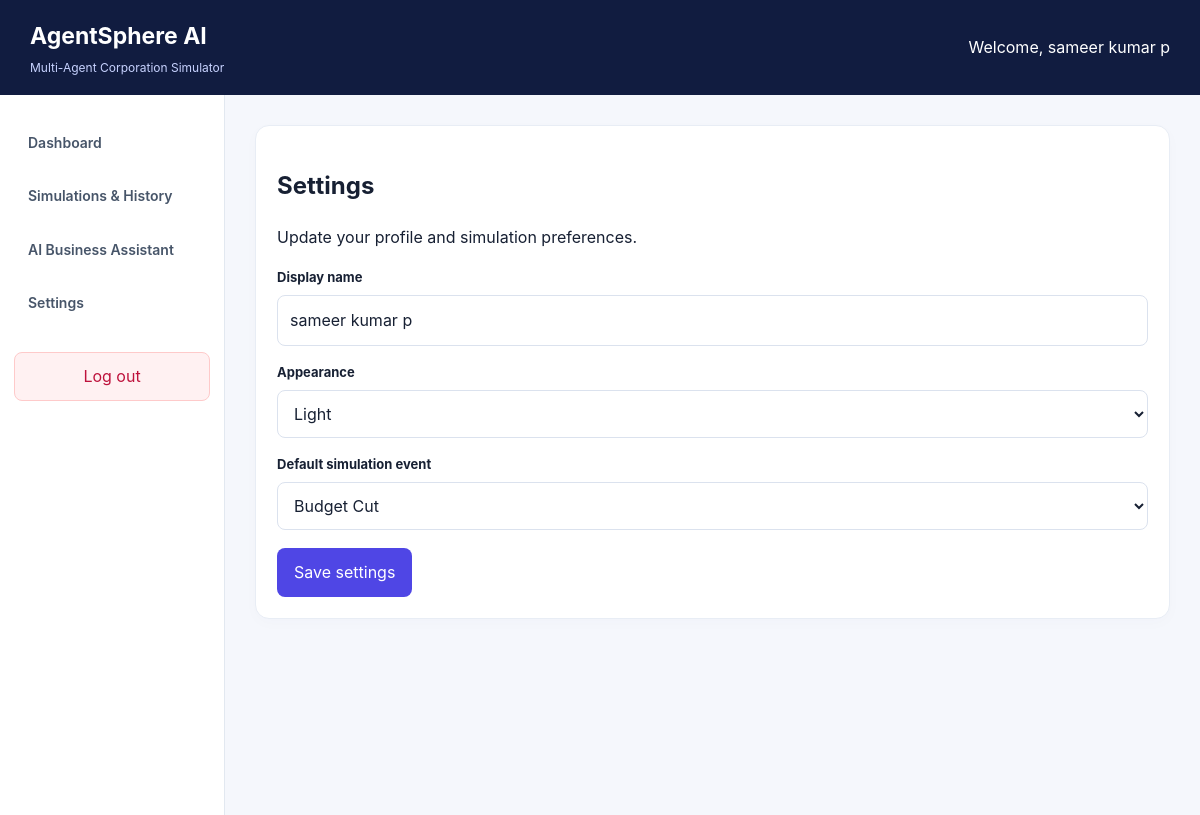
The app's page /settings (signed in) with its own data.
### tables this page shows
CREATE TABLE users (
                id INTEGER PRIMARY KEY AUTOINCREMENT,
                email TEXT NOT NULL UNIQUE,
                password_hash TEXT NOT NULL,
                display_name TEXT NOT NULL
            );

CREATE TABLE user_settings (
                user_id INTEGER PRIMARY KEY,
                theme TEXT NOT NULL DEFAULT 'light',
                default_event TEXT NOT NULL DEFAULT 'normal',
                FOREIGN KEY (user_id) REFERENCES users(id)
                    ON DELETE CASCADE
            );

### app.py (the view, shortened to what this page needs)
@app.route("/settings", methods=["GET", "POST"])
@login_required
def settings():
    user_id = session["user_id"]
    user = get_user_by_id(user_id)
    preferences = get_user_settings(user_id)
    return render_template(
        "settings.html",
        user=user,
        preferences=preferences,
        events=EVENTS,
    )

### app.py (called while the page is built)
def login_required(view):
    @wraps(view)
    def wrapped_view(*args, **kwargs):
        if "user_id" not in session:
            flash("Please log in to continue.", "info")
            return redirect(url_for("login"))
        return view(*args, **kwargs)
    return wrapped_view

### database.py (called while the page is built)
def get_connection():
    connection = sqlite3.connect(DATABASE)
    connection.row_factory = sqlite3.Row
    connection.execute("PRAGMA foreign_keys = ON")
    return connection

def get_user_by_id(user_id):
    with get_connection() as connection:
        row = connection.execute(
            """
            SELECT id, email, display_name
            FROM users WHERE id = ?
            """,
            (user_id,),
        ).fetchone()
    return dict(row) if row else None

def get_user_settings(user_id):
    with get_connection() as connection:
        row = connection.execute(
            """
            SELECT theme, default_event
            FROM user_settings WHERE user_id = ?
            """,
            (user_id,),
        ).fetchone()
    if row:
        return dict(row)
    return {"theme": "light", "default_event": "normal"}

### templates/settings.html (shortened to what this page needs)
{% extends "base.html" %}
{% block content %}
<section class="content-card">
    <h2>Settings</h2>
    <p>Update your profile and simulation preferences.</p>
    <form method="post">
        <label for="display_name">Display name</label>
        <input
            id="display_name"
            name="display_name"
            value="{{ user.display_name }}"
            required
        >
        <label for="theme">Appearance</label>
        <select id="theme" name="theme">
            <option value="light"
                {% if preferences.theme == 'light' %}selected{% endif %}>
                Light
            </option>
        </select>
        <label for="default_event">Default simulation event</label>
        <select id="default_event" name="default_event">
            {% for key, label in events.items() %}
            <option value="{{ key }}"
                {% if preferences.default_event == key %}selected{% endif %}>
                {{ label }}
            </option>
            {% endfor %}
        </select>
        <button type="submit">Save settings</button>
    </form>
</section>
{% endblock %}

### templates/base.html (shortened to what this page needs)
<!DOCTYPE html>
<html lang="en">
<head>
    <link rel="stylesheet"
          href="{{ url_for('static', filename='style.css') }}">
</head>
<body class="{% if preferences is defined %}{{ preferences.theme }}{% else %}light{% endif %}">
{% if session.get('user_id') %}
<header class="app-header">
    <div>
        <h1>AgentSphere AI</h1>
        <p>Multi-Agent Corporation Simulator</p>
    </div>
    <span>
        {% if user is defined and user %}
            Welcome, {{ user.display_name }}
        {% endif %}
    </span>
</header>
<div class="app-layout">
    <nav class="sidebar">
        <a href="{{ url_for('dashboard') }}">Dashboard</a>
        <a href="{{ url_for('simulations') }}">Simulations &amp; History</a>
        <a href="{{ url_for('assistant') }}">AI Business Assistant</a>
        <a href="{{ url_for('settings') }}">Settings</a>
        <form method="post" action="{{ url_for('logout') }}">
            <button class="logout-button" type="submit">Log out</button>
        </form>
    </nav>
    <main class="dashboard-main">
        {% block content %}{% endblock %}
    </main>
</div>
{% endif %}
</body>
</html>

### static/style.css (style rules this page uses)
* { box-sizing: border-box; }
:root { font-family: Inter, "Segoe UI", Arial, sans-serif; color: #172033; background: #f5f7fc; }
body { margin: 0; min-height: 100vh; background: #f5f7fc; color: #172033; line-height: 1.6; }
a { color: #4f46e5; text-decoration: none; }
button, input, select { font: inherit; }
button, a, input, select { transition: 0.2s ease; }
.app-header { display: flex; justify-content: space-between; align-items: center; gap: 15px; padding: 18px 30px; background: #111c40; color: white; }
.app-header h1 { margin: 0; font-size: 23px; }
.app-header p { margin: 3px 0 0; color: #c7d2fe; font-size: 12px; }
.app-layout { display: flex; min-height: calc(100vh - 80px); }
.sidebar { width: 225px; flex-shrink: 0; padding: 25px 14px; border-right: 1px solid #e2e8f0; background: white; }
.sidebar a { display: block; margin-bottom: 7px; padding: 12px 14px; border-radius: 9px; color: #475569; font-size: 14px; font-weight: 600; }
.sidebar form { margin-top: 25px; }
.logout-button { width: 100%; padding: 11px; border: 1px solid #fecaca; border-radius: 8px; background: #fff1f2; color: #be123c; cursor: pointer; }
.dashboard-main { flex: 1; min-width: 0; padding: 30px; }
.dashboard-card, .content-card { min-width: 0; padding: 21px; border: 1px solid #e8edf5; border-radius: 14px; background: white; box-shadow: 0 4px 15px #17255405; }
.content-card label { display: block; margin: 16px 0 7px; font-size: 13px; font-weight: 700; }
.content-card input, .content-card select { width: 100%; padding: 12px; border: 1px solid #dbe2ee; border-radius: 8px; background: white; color: #172033; }
.content-card form button { margin-top: 18px; padding: 12px 17px; border: 0; border-radius: 8px; background: #4f46e5; color: white; cursor: pointer; }

### records on screen
users: display_name "sameer kumar p"
user_settings: theme "Light", default_event "Budget Cut"
